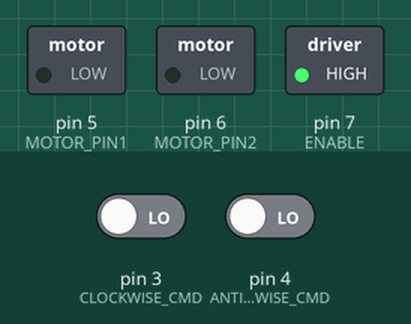
Simulated run of this sketch. Board: Arduino Uno, built with avr-gcc and run on an emulated ATmega328P. Shown: switched loads named in the sketch (green lamp = pin HIGH). The inputs (shaded band) are chosen by the test bench; at power-on: pin 4 (ANTICLOCKWISE_CMD) LOW, pin 3 (CLOCKWISE_CMD) LOW.

Above: at 1.2 s.
1.3 s: pin 4 (ANTICLOCKWISE_CMD) driven HIGH
At 2.5 s:
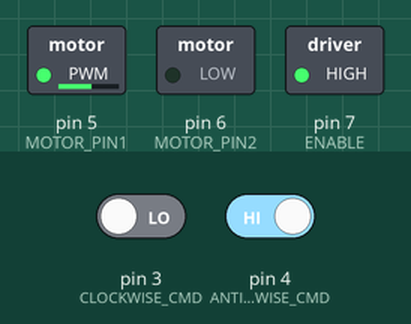
2.8 s: pin 3 (CLOCKWISE_CMD) driven HIGH
At 3.3 s:
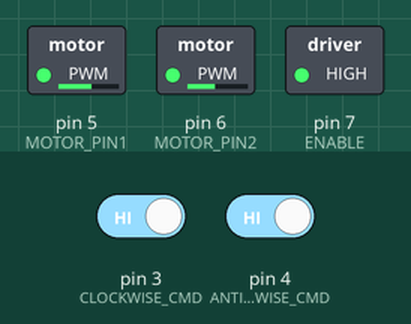
4.3 s: pin 4 (ANTICLOCKWISE_CMD) driven LOW
At 4.8 s:
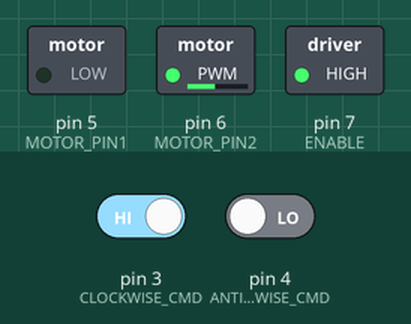
5.8 s: pin 3 (CLOCKWISE_CMD) driven LOW
At 6.7 s:
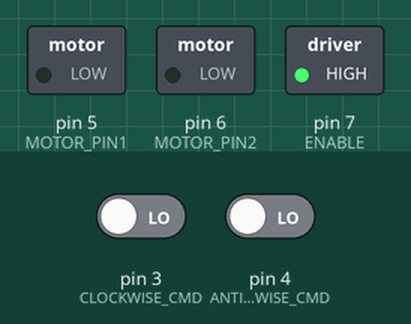
7.3 s: pin 4 (ANTICLOCKWISE_CMD) driven HIGH
At 8.3 s:
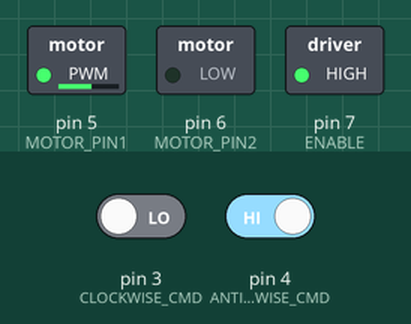
8.8 s: pin 4 (ANTICLOCKWISE_CMD) driven LOW
At 10.2 s:
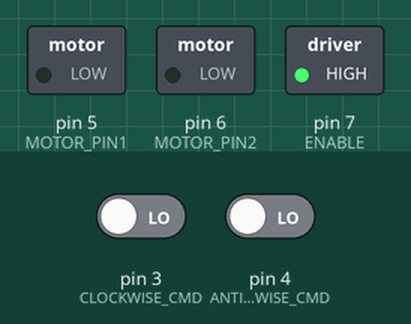
Timing chart, 0 to 11.3 s (numbered marks = the images above; inputs shaded):
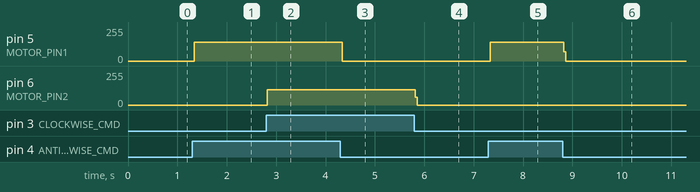

Measured:
- after the input at 1.3 s, pin 5 (MOTOR_PIN1): 0/255 → 140/255 at once
- after the input at 2.8 s, pin 6 (MOTOR_PIN2): 0/255 → 115/255 at once
- after the input at 4.3 s, pin 5 (MOTOR_PIN1): 140/255 → 0/255 at once
- after the input at 5.8 s, pin 6 (MOTOR_PIN2): 115/255 → 0/255 at once
- after the input at 7.3 s, pin 5 (MOTOR_PIN1): 0/255 → 139/255 at once
- after the input at 8.8 s, pin 5 (MOTOR_PIN1): 139/255 → 0/255 at once

The sketch:

lab8_tarefa4_controle_de_sentido_de_rota_o_de_motor_cc_1.ino
```cpp
#define CLOCKWISE_CMD     3 //botão de comando para giro no sentido horário
#define ANTICLOCKWISE_CMD 4 //botao de comando para giro no sentido anti-horário
#define MOTOR_PIN1        5 //Pino2 do L293D
#define MOTOR_PIN2        6 //Pino 7 do L293D
#define ENABLE            7 //Pino 1 do L293D

void setup(){
  pinMode(CLOCKWISE_CMD, INPUT);
  pinMode(ANTICLOCKWISE_CMD, INPUT);
  pinMode(MOTOR_PIN1, OUTPUT);
  pinMode(MOTOR_PIN2, OUTPUT);
  pinMode(ENABLE, OUTPUT);
  digitalWrite(ENABLE, HIGH); //coloca nível alto em ENABLE para girar o motor
}

void loop(){
  if(digitalRead(CLOCKWISE_CMD) == HIGH){//checa o estado do botão
    //estabelece um sentido de giro para o motor
    digitalWrite(MOTOR_PIN1, LOW);
    digitalWrite(MOTOR_PIN2, HIGH);
  }
  else{
    //estabelece estado de repouso do motor (motor destravado)
    digitalWrite(MOTOR_PIN1, LOW);
    digitalWrite(MOTOR_PIN2, LOW);
  }
   if(digitalRead(ANTICLOCKWISE_CMD) == HIGH){//checa o estado do botão
    //estabelece um sentido de giro para o motor
    digitalWrite(MOTOR_PIN1, HIGH);
    digitalWrite(MOTOR_PIN2, LOW);
  }
  else{
    //estabelece estado de repouso do motor (motor destravado)
    digitalWrite(MOTOR_PIN1, LOW);
    digitalWrite(MOTOR_PIN2, LOW);
  }
}
```
